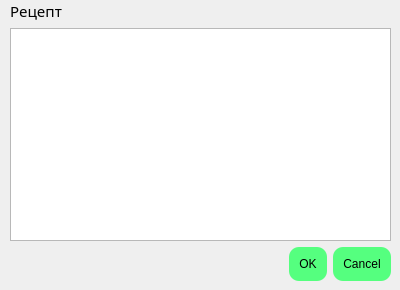
<?xml version="1.0" encoding="UTF-8"?>
<ui version="4.0">
 <class>DialogchangeRecipe</class>
 <widget class="QDialog" name="DialogchangeRecipe">
  <property name="geometry">
   <rect>
    <x>0</x>
    <y>0</y>
    <width>400</width>
    <height>290</height>
   </rect>
  </property>
  <property name="windowTitle">
   <string>Dialog</string>
  </property>
  <property name="windowIcon">
   <iconset resource="splah.qrc">
    <normaloff>:/splash/2.png</normaloff>:/splash/2.png</iconset>
  </property>
  <widget class="QWidget" name="layoutWidget">
   <property name="geometry">
    <rect>
     <x>10</x>
     <y>0</y>
     <width>381</width>
     <height>281</height>
    </rect>
   </property>
   <layout class="QVBoxLayout" name="verticalLayout">
    <property name="leftMargin">
     <number>0</number>
    </property>
    <item>
     <widget class="QLabel" name="label">
      <property name="font">
       <font>
        <family>Corbel</family>
        <pointsize>11</pointsize>
       </font>
      </property>
      <property name="text">
       <string>Рецепт</string>
      </property>
     </widget>
    </item>
    <item>
     <widget class="QTextEdit" name="textEdit">
      <property name="font">
       <font>
        <family>Corbel</family>
        <pointsize>9</pointsize>
       </font>
      </property>
     </widget>
    </item>
    <item>
     <widget class="QDialogButtonBox" name="buttonBox">
      <property name="styleSheet">
       <string notr="true">background: rgb(85, 255, 127);
border-radius: 10px;
padding:10px;
</string>
      </property>
      <property name="orientation">
       <enum>Qt::Horizontal</enum>
      </property>
      <property name="standardButtons">
       <set>QDialogButtonBox::Cancel|QDialogButtonBox::Ok</set>
      </property>
     </widget>
    </item>
   </layout>
  </widget>
 </widget>
 <resources>
  <include location="splah.qrc"/>
 </resources>
 <connections>
  <connection>
   <sender>buttonBox</sender>
   <signal>accepted()</signal>
   <receiver>DialogchangeRecipe</receiver>
   <slot>accept()</slot>
   <hints>
    <hint type="sourcelabel">
     <x>248</x>
     <y>254</y>
    </hint>
    <hint type="destinationlabel">
     <x>157</x>
     <y>274</y>
    </hint>
   </hints>
  </connection>
  <connection>
   <sender>buttonBox</sender>
   <signal>rejected()</signal>
   <receiver>DialogchangeRecipe</receiver>
   <slot>reject()</slot>
   <hints>
    <hint type="sourcelabel">
     <x>316</x>
     <y>260</y>
    </hint>
    <hint type="destinationlabel">
     <x>286</x>
     <y>274</y>
    </hint>
   </hints>
  </connection>
 </connections>
</ui>
